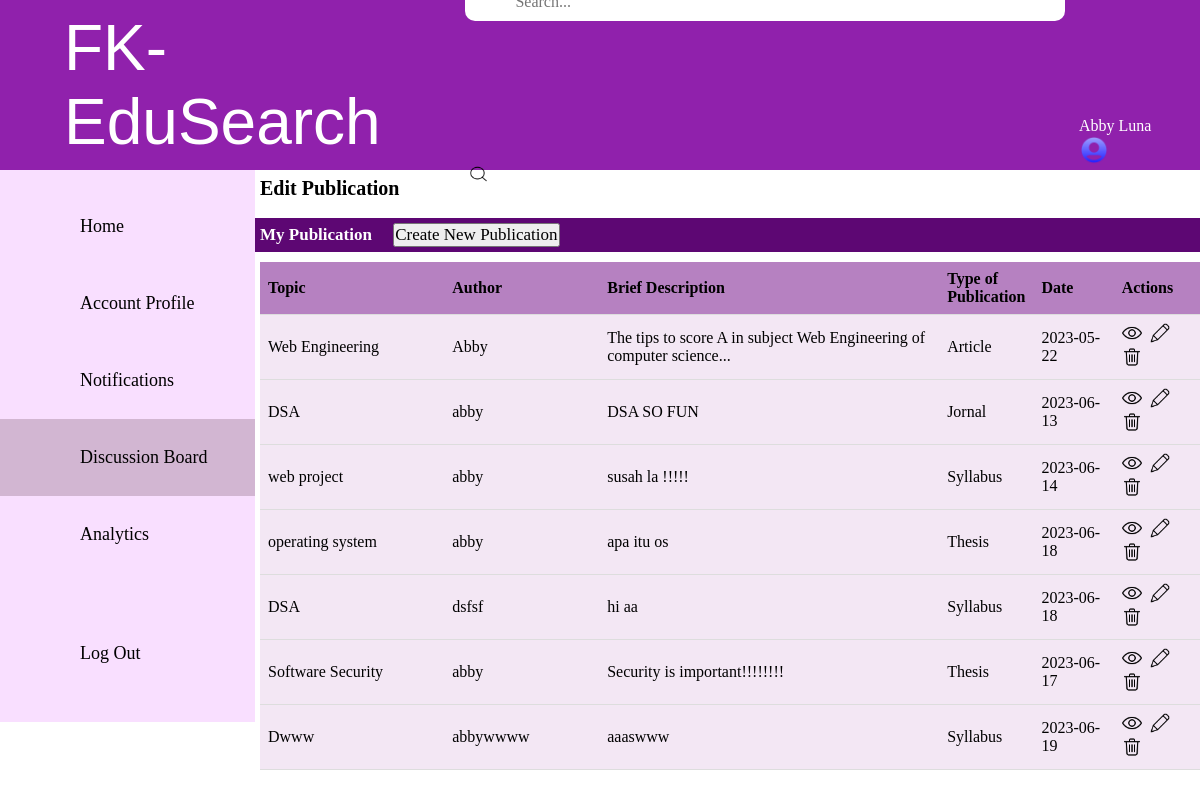
Page /module3/publication.php (signed in) on the earlier database version.
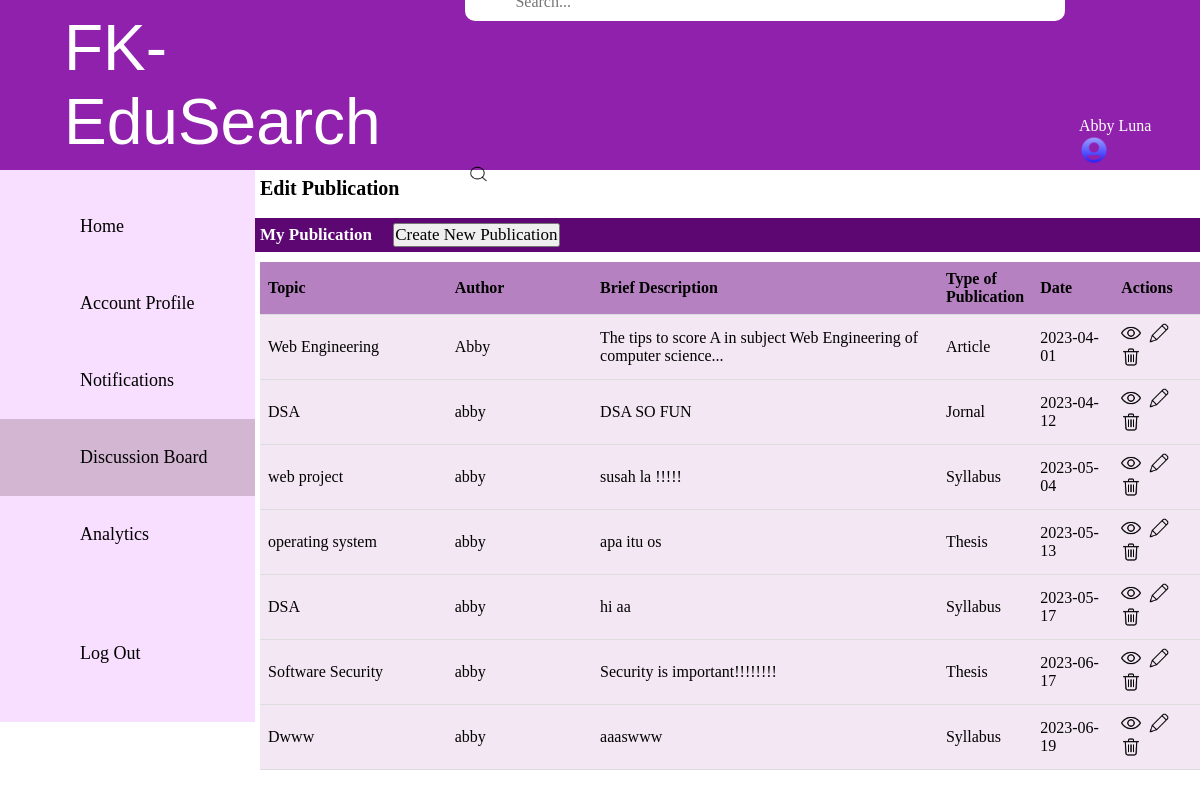
Same page on the later database version.
### tables this page shows
CREATE TABLE `publication_list` (
  `Publication_ID` int(7) NOT NULL,
  `publication_date` date NOT NULL,
  `publication_topic` varchar(30) NOT NULL,
  `publication_author` varchar(30) NOT NULL,
  `publication_description` varchar(100) NOT NULL,
  `publication_content` varchar(500) NOT NULL,
  `publication_type` varchar(20) NOT NULL,
  `total_amount` int(11) NOT NULL,
  `Admin_ID` int(7) NOT NULL,
  `Expert_ID` int(7) NOT NULL
);

### module3/publication.php (the view, shortened to what this page needs)
<?php
include("./link/dbconnection.php");
$expertid = 1;
$sql = "SELECT pl.*, e.expert_name FROM publication_list AS pl JOIN expert AS e ON pl.Expert_ID = e.Expert_ID WHERE pl.Expert_ID = $expertid";
$result = $conn->query($sql);
$row = mysqli_fetch_assoc($result);
$expert_name = $row['expert_name'];
?>
<!DOCTYPE html>
<html>
<head>
  <link rel="stylesheet" href="https://use.fontawesome.com/releases/v5.0.7/css/all.css">
  <link rel="stylesheet" href="style/style.css">
</head>
<body>
  <div style="height: 170px;width: 100%;display: flex;align-items: center;justify-content: space-between;padding: 22px 14px;background-color:#9021AC">
    <a id="FK-EduSearch" class="FK Edu-Search">FK-EduSearch</a>
    <div>
      <input style="color:#5D0773;padding-left:50px;padding-top:10px;margin-bottom:12px;margin-left:1px;border:none;" type="search" placeholder="Search..." />
      <img style=" margin-right:10px ;padding-top:3px;margin-left:3px ;margin-top:128px;margin: bottom 1px;width:23px;height:23px" src="image/search.png" alt="search cant function">
    </div>
    <div>
      <p style="margin-right:10px ;margin-left:3px ;margin-top:125px;margin-bottom:10px;"><?php echo $expert_name; ?><img style="width:30px;height:auto;" src="image/woman.png" alt="profile picture"></p>
    </div>
  </div>
  <nav style=" background-color:#F9DFFF;display: flex;flex-direction: column;justify-content: space-between;height: 100%;width: 255px;padding-top:18px;padding-bottom: 30px;">
    <ul style="text-align: center; font-family: 'PT-serif', serif; font-size: 18px;">
      <li><a class="nav-link" href="home.php">Home</a></li>
      <li><a class="nav-link " href="account.php">Account Profile</a></li>
      <li><a class="nav-link " href="notification.php">Notifications</a></li>
      <li><a class="nav-link active " href="publication.php">Discussion Board</a></li>
      <li><a class="nav-link" href="calTotal.php">Analytics</a></li>
      <br><br>
      <li><a class="nav-link" href="#">Log Out</a></li>
    </ul>
  </nav>
  <p style="padding-left:5px;padding-top:5px;font-size:20px;margin-left:255px;color:black;margin-top: -550px;"><b>Edit Publication</b> </p><br>
  <div style="padding:5px 5px 5px 5px ;margin-left:255px;font-size:17px;color:white ;background-color:#5D0773;">
    <b>My Publication</b> &nbsp;&nbsp;&nbsp;
    <button type="button" class="create-new-button" onclick="window.location.href='createPublication.php'">Create New Publication</button>
  </div>
  <div class="form-container">
    <div style="margin-left:260px;margin-top:10px">
      <table style="border: 1px; background-color:#F3E7F4;">
        <thead>
          <tr>
            <th style="width: 250px; background-color:#B681C1;color:black;">Topic</th>
            <th style="width: 200px;background-color:#B681C1;color:black;">Author</th>
            <th style=" width:500px;background-color:#B681C1;color:black;">Brief Description</th>
            <th style="width: 50px;background-color:#B681C1;color:black;">Type of Publication</th>
            <th style=" width: 100px;background-color:#B681C1;color:black;">Date</th>
            <th style="width:100px;background-color:#B681C1;color:black;">Actions</th>
          </tr>
        </thead>
        <tbody>
          <?php
          $sql = "SELECT * FROM publication_list";
          $result = $conn->query($sql);
          while ($row = mysqli_fetch_assoc($result)) {
            $publicationID = $row['Publication_ID'];
            $publicationDate = $row['publication_date'];
            $publicationType = $row['publication_type'];
            $publicationDescription = $row['publication_description'];
            $publicationAuthor = $row['publication_author'];
            $publicationTopic = $row['publication_topic'];
          ?>
            <tr>
              <td><?php echo $publicationTopic; ?></td>
              <td><?php echo $publicationAuthor; ?></td>
              <td><?php echo $publicationDescription; ?></td>
              <td><?php echo $publicationType; ?></td>
              <td><?php echo $publicationDate; ?></td>
              <td class="action-icons">
                <a href="viewPublication.php?publication_id=<?php echo $publicationID; ?>"><img src="image/show.png" alt="View"></a>&nbsp;
                <a href="updatePublication.php?publication_id=<?php echo $publicationID; ?>"><img src="image/edit.png" alt="Edit"></a>&nbsp;
                <a href="deletePublication.php?publication_id=<?php echo $publicationID; ?>" onclick="return confirm('Are you really want to delete this publication?')"> <img src="image/delete.png" alt="Delete"></a>
              </td>
            </tr>
          <?php } ?>
        </tbody>
      </table>
    </div>
  </div>
</body>
</html>

Differences in the rows shown:
changed publication_list "Web Engineering": publication_date "2023-05-22" → "2023-04-01"
changed publication_list "DSA SO FUN": publication_date "2023-06-13" → "2023-04-12"
changed publication_list "web project": publication_date "2023-06-14" → "2023-05-04"
changed publication_list "operating system": publication_date "2023-06-18" → "2023-05-13"
changed publication_list "hi aa": publication_author "dsfsf" → "abby"; publication_date "2023-06-18" → "2023-05-17"
changed publication_list "Dwww": publication_author "abbywwww" → "abby"
